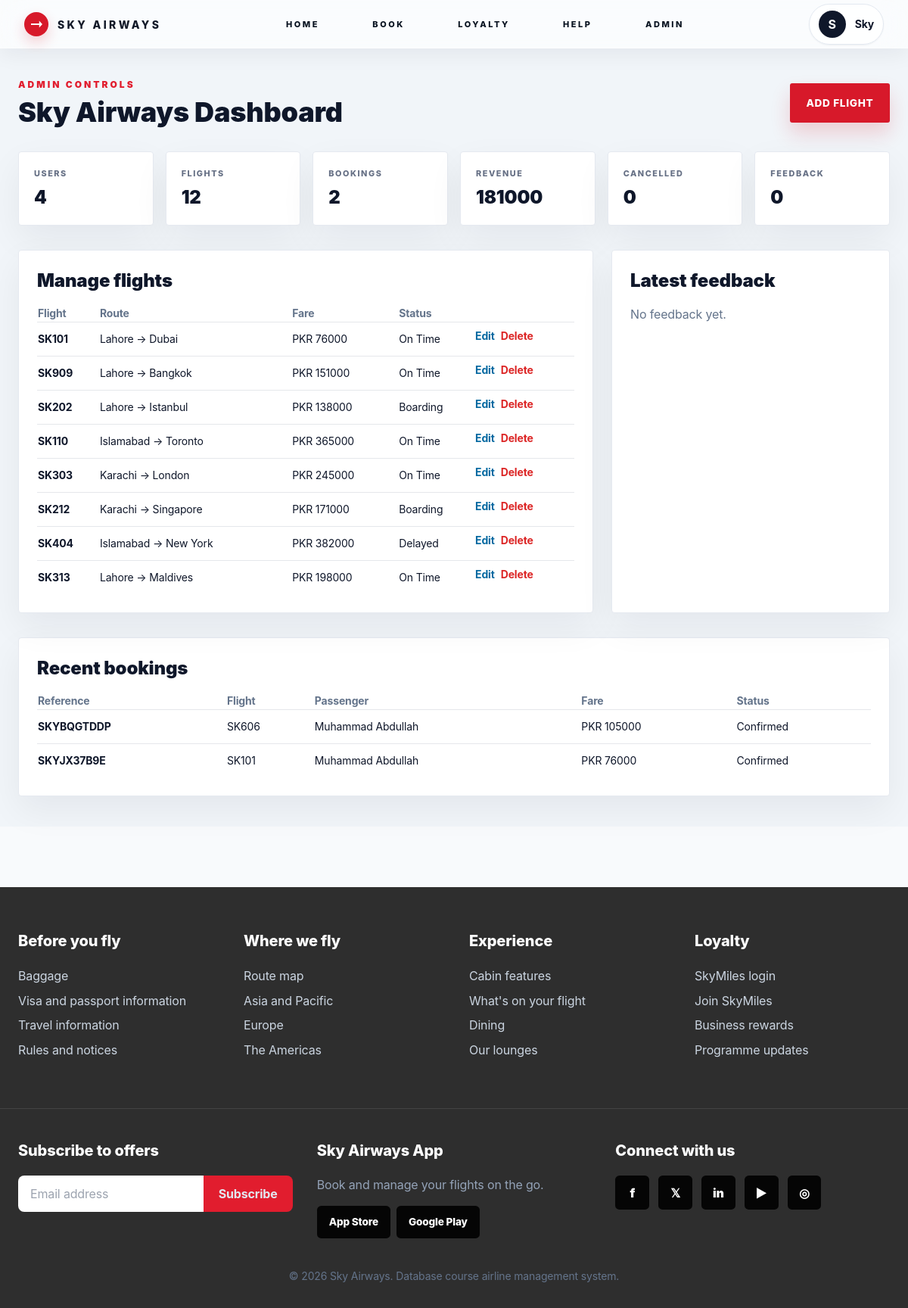
The page /admin (signed in) on the database its author committed.
### tables this page shows
CREATE TABLE users (
            id INTEGER PRIMARY KEY AUTOINCREMENT,
            full_name TEXT NOT NULL,
            username TEXT UNIQUE NOT NULL,
            email TEXT UNIQUE NOT NULL,
            phone TEXT,
            password_hash TEXT NOT NULL,
            country TEXT,
            date_of_birth TEXT,
            gender TEXT,
            role TEXT DEFAULT 'user',
            created_at TEXT DEFAULT CURRENT_TIMESTAMP
        );

CREATE TABLE flights (
            id INTEGER PRIMARY KEY AUTOINCREMENT,
            flight_number TEXT UNIQUE NOT NULL,
            departure_airport TEXT NOT NULL,
            arrival_airport TEXT NOT NULL,
            departure_city TEXT NOT NULL,
            arrival_city TEXT NOT NULL,
            departure_time TEXT NOT NULL,
            arrival_time TEXT NOT NULL,
            duration TEXT NOT NULL,
            aircraft_type TEXT NOT NULL,
            cabin_class TEXT NOT NULL,
            total_seats INTEGER NOT NULL,
            available_seats INTEGER NOT NULL,
            fare REAL NOT NULL,
            status TEXT DEFAULT 'On Time'
        );

CREATE TABLE bookings (
            id INTEGER PRIMARY KEY AUTOINCREMENT,
            user_id INTEGER NOT NULL,
            flight_id INTEGER NOT NULL,
            booking_reference TEXT UNIQUE NOT NULL,
            passenger_name TEXT NOT NULL,
            passport_or_cnic TEXT NOT NULL,
            nationality TEXT,
            phone TEXT,
            email TEXT,
            seat_number TEXT,
            cabin_class TEXT,
            fare REAL,
            booking_status TEXT DEFAULT 'Confirmed',
            payment_status TEXT DEFAULT 'Paid',
            check_in_status TEXT DEFAULT 'Not Checked In',
            created_at TEXT DEFAULT CURRENT_TIMESTAMP,
            FOREIGN KEY(user_id) REFERENCES users(id),
            FOREIGN KEY(flight_id) REFERENCES flights(id)
        );

### app.py (the view)
@app.route("/admin")
@admin_required
def admin_dashboard():
    stats = {
        "users": query("SELECT COUNT(*) c FROM users", one=True)["c"],
        "flights": query("SELECT COUNT(*) c FROM flights", one=True)["c"],
        "bookings": query("SELECT COUNT(*) c FROM bookings", one=True)["c"],
        "revenue": query("SELECT COALESCE(SUM(amount),0) c FROM payments", one=True)["c"],
        "cancelled": query("SELECT COUNT(*) c FROM bookings WHERE booking_status='Cancelled'", one=True)["c"],
        "feedback": query("SELECT COUNT(*) c FROM feedback", one=True)["c"],
    }
    flights = query("SELECT * FROM flights ORDER BY departure_time LIMIT 8")
    bookings = query("""SELECT b.*, f.flight_number FROM bookings b JOIN flights f ON b.flight_id=f.id ORDER BY b.created_at DESC LIMIT 8""")
    feedback_rows = query("""SELECT fb.*, u.full_name FROM feedback fb JOIN users u ON fb.user_id=u.id ORDER BY fb.created_at DESC LIMIT 5""")
    return render_template("admin.html", stats=stats, flights=flights, bookings=bookings, feedback_rows=feedback_rows)

### app.py (called while the page is built)
def get_db():
    if "db" not in g:
        g.db = sqlite3.connect(DB_PATH)
        g.db.row_factory = sqlite3.Row
    return g.db

def query(sql, args=(), one=False):
    cur = get_db().execute(sql, args)
    rows = cur.fetchall()
    cur.close()
    return (rows[0] if rows else None) if one else rows

def current_user():
    if session.get("user_id"):
        return query("SELECT * FROM users WHERE id = ?", (session["user_id"],), one=True)
    return None

@app.context_processor
def inject_globals():
    return {"user": current_user(), "airports": AIRPORTS, "now": datetime.now()}

def admin_required(view):
    @wraps(view)
    def wrapped(*args, **kwargs):
        user = current_user()
        if not user or user["role"] != "admin":
            flash("Admin access is required.", "error")
            return redirect(url_for("login", next=request.path))
        return view(*args, **kwargs)
    return wrapped

@app.before_request
def ensure_db():
    init_db()

### templates/admin.html (shortened to what this page needs)
{% extends 'base.html' %}
{% block content %}
<section class="py-10 px-6 bg-slate-100"><div class="max-w-7xl mx-auto"><div class="flex justify-between items-center gap-4"><div><p class="text-accent font-black uppercase tracking-[.25em] text-xs">Admin controls</p><h1 class="text-4xl font-black mt-2">Sky Airways Dashboard</h1></div><a class="btn-primary" href="{{ url_for('admin_add_flight') }}">Add Flight</a></div><div class="grid md:grid-cols-3 lg:grid-cols-6 gap-4 mt-8">{% for label,value in stats.items() %}<div class="premium-card p-5"><p class="label">{{ label }}</p><p class="text-2xl font-black mt-2">{{ '%.0f'|format(value) if label=='revenue' else value }}</p></div>{% endfor %}</div><div class="grid lg:grid-cols-3 gap-6 mt-8"><div class="lg:col-span-2 premium-card p-6 overflow-x-auto"><h2 class="text-2xl font-black mb-4">Manage flights</h2><table class="w-full text-sm"><thead><tr class="text-left text-slate-500"><th>Flight</th><th>Route</th><th>Fare</th><th>Status</th><th></th></tr></thead><tbody>{% for f in flights %}<tr class="border-t"><td class="py-3 font-bold">{{ f.flight_number }}</td><td>{{ f.departure_city }} → {{ f.arrival_city }}</td><td>PKR {{ '%.0f'|format(f.fare) }}</td><td>{{ f.status }}</td><td class="flex gap-2 py-2"><a class="text-sky-700 font-bold" href="{{ url_for('admin_edit_flight', flight_id=f.id) }}">Edit</a><form method="post" action="{{ url_for('admin_delete_flight', flight_id=f.id) }}"><button class="text-red-600 font-bold">Delete</button></form></td></tr>{% endfor %}</tbody></table></div><div class="premium-card p-6"><h2 class="text-2xl font-black mb-4">Latest feedback</h2>{% for fb in feedback_rows %}<div class="border-t py-3"><p class="font-bold">{{ fb.full_name }} · {{ fb.rating }}★</p><p class="text-slate-600 text-sm">{{ fb.message }}</p></div>{% else %}<p class="text-slate-500">No feedback yet.</p>{% endfor %}</div></div><div class="premium-card p-6 mt-8 overflow-x-auto"><h2 class="text-2xl font-black mb-4">Recent bookings</h2><table class="w-full text-sm"><thead><tr class="text-left text-slate-500"><th>Reference</th><th>Flight</th><th>Passenger</th><th>Fare</th><th>Status</th></tr></thead><tbody>{% for b in bookings %}<tr class="border-t"><td class="py-3 font-bold">{{ b.booking_reference }}</td><td>{{ b.flight_number }}</td><td>{{ b.passenger_name }}</td><td>PKR {{ '%.0f'|format(b.fare) }}</td><td>{{ b.booking_status }}</td></tr>{% endfor %}</tbody></table></div></div></section>
{% endblock %}

### templates/base.html (shortened to what this page needs)
<!doctype html>
<html lang="en" class="scroll-smooth">
<head>
  <script src="https://cdn.tailwindcss.com"></script>
  <link rel="stylesheet" href="{{ url_for('static', filename='css/app.css') }}">
</head>
<body class="font-display bg-slate-50 text-slate-900 min-h-screen">
  <nav class="site-nav fixed top-0 left-0 right-0 z-50">
    <div class="max-w-7xl mx-auto px-4 sm:px-6 lg:px-8 h-[64px] flex items-center justify-between">
      <a href="{{ url_for('home') }}" class="flex items-center gap-3 group">
        <span class="logo-mark group-hover:scale-105 transition"></span>
        <span class="brand-text">SKY AIRWAYS</span>
      </a>
      <div class="hidden md:flex items-center gap-10">
        <a class="nav-link" href="{{ url_for('home') }}">Home</a>
        <a class="nav-link" href="{{ url_for('book') }}">Book</a>
        <a class="nav-link" href="{{ url_for('loyalty') }}">Loyalty</a>
        <a class="nav-link" href="{{ url_for('help_page') }}">Help</a>
        {% if user and user.role == 'admin' %}<a class="nav-link" href="{{ url_for('admin_dashboard') }}">Admin</a>{% endif %}
      </div>
      <div class="flex items-center gap-3">
        {% if user %}
        <div class="relative group">
          <button class="flex items-center gap-3 rounded-full bg-white/80 border border-slate-200 px-3 py-2 shadow-sm hover:shadow-md transition">
            <span class="h-9 w-9 rounded-full bg-skybrand text-white grid place-items-center font-bold">{{ user.full_name[0] }}</span>
            <span class="hidden sm:block text-sm font-bold">{{ user.full_name.split()[0] }}</span>
          </button>
        </div>
        {% else %}
        <a href="{{ url_for('login') }}" class="hidden sm:inline-flex rounded-[3px] bg-skybrand text-white px-5 py-2.5 text-[11px] font-black tracking-widest uppercase hover:bg-accent transition shadow-md">Login / Sign Up</a>
        {% endif %}
      </div>
    </div>
  </nav>
  <main class="pt-[64px]">
    {% block content %}{% endblock %}
  </main>
  <footer class="bg-[#2e2e2e] text-slate-200 mt-20">
    <div class="max-w-7xl mx-auto px-6 py-14 grid md:grid-cols-4 gap-10 border-b border-white/10">
      <div><h3 class="footer-title">Before you fly</h3><p class="footer-link">Baggage</p><p class="footer-link">Visa and passport information</p><p class="footer-link">Travel information</p><p class="footer-link">Rules and notices</p></div>
      <div><h3 class="footer-title">Where we fly</h3><p class="footer-link">Route map</p><p class="footer-link">Asia and Pacific</p><p class="footer-link">Europe</p><p class="footer-link">The Americas</p></div>
      <div><h3 class="footer-title">Experience</h3><p class="footer-link">Cabin features</p><p class="footer-link">What's on your flight</p><p class="footer-link">Dining</p><p class="footer-link">Our lounges</p></div>
      <div><h3 class="footer-title">Loyalty</h3><p class="footer-link">SkyMiles login</p><p class="footer-link">Join SkyMiles</p><p class="footer-link">Business rewards</p><p class="footer-link">Programme updates</p></div>
    </div>
    <div class="max-w-7xl mx-auto px-6 py-10 grid md:grid-cols-3 gap-8">
      <div><h3 class="footer-title">Subscribe to offers</h3><div class="mt-4 flex"><input class="px-4 py-3 rounded-l-lg text-slate-900 w-full" placeholder="Email address"><button class="px-5 bg-accent rounded-r-lg font-bold">Subscribe</button></div></div>
      <div><h3 class="footer-title">Sky Airways App</h3><p class="text-slate-400 mt-3">Book and manage your flights on the go.</p><div class="mt-4 flex gap-2"><span class="app-badge">App Store</span><span class="app-badge">Google Play</span></div></div>
      <div><h3 class="footer-title">Connect with us</h3><div class="mt-4 flex gap-3"><span class="social">f</span><span class="social">𝕏</span><span class="social">in</span><span class="social">▶</span><span class="social">◎</span></div></div>
    </div>
    <p class="text-center text-slate-500 text-sm pb-8">© {{ now.year }} Sky Airways. Database course airline management system.</p>
  </footer>
</body>
</html>

### static/css/app.css (style rules this page uses)
:root { --navy:#07111f; --ink:#101624; --muted:#667085; --accent:#d7192a; --sky:#dff4ff; --line:#e6eaf0; }
* { box-sizing:border-box; }
html, body { font-family:'Manrope',ui-sans-serif,system-ui,-apple-system,BlinkMacSystemFont,'Segoe UI',sans-serif; color:var(--ink); background:#f6f8fb; }
body { letter-spacing:-.01em; }
.site-nav { height:64px; background:rgba(255,255,255,.34); backdrop-filter:blur(18px) saturate(140%); -webkit-backdrop-filter:blur(18px) saturate(140%); border-bottom:1px solid rgba(255,255,255,.38); box-shadow:0 8px 28px rgba(15,23,42,.06); }
.logo-mark { height:32px; width:32px; border-radius:50%; background:var(--accent); position:relative; box-shadow:0 8px 18px rgba(215,25,42,.20); }
.logo-mark:before { content:""; position:absolute; inset:9px 8px 9px 9px; background:#fff; clip-path:polygon(0 43%,72% 43%,72% 18%,100% 50%,72% 82%,72% 57%,0 57%); }
.brand-text { font-size:14px; letter-spacing:.24em; font-weight:800; color:#111827; }
.nav-link { position:relative; padding:.55rem .95rem; color:#07111f; transition:all .25s ease; font-size:11px; letter-spacing:.23em; font-weight:800; text-transform:uppercase; border-radius:10px; text-shadow:0 1px 10px rgba(255,255,255,.45); }
.nav-link:after { display:none; }
.btn-primary { display:inline-flex; align-items:center; justify-content:center; gap:.6rem; border-radius:3px; background:var(--accent); color:white; font-weight:800; padding:1rem 1.35rem; box-shadow:0 14px 26px rgba(215,25,42,.18); transition:.2s; text-transform:uppercase; letter-spacing:.05em; font-size:.85rem; }
.label { font-size:.68rem; font-weight:800; letter-spacing:.14em; text-transform:uppercase; color:#667085; margin-bottom:.35rem; display:block; }
.premium-card { background:white; border:1px solid #e5e9f0; border-radius:4px; box-shadow:0 18px 48px rgba(15,23,42,.06); transition:.22s; }
.footer-title { font-weight:800; font-size:1.25rem; color:white; margin-bottom:1.15rem; }
.footer-link { color:#cbd5e1; margin:.55rem 0; }
.app-badge { background:#050505; color:white; padding:.7rem 1rem; border-radius:.35rem; font-weight:800; font-size:.85rem; }
.social { background:#050505; color:white; height:2.8rem; width:2.8rem; border-radius:.35rem; display:grid; place-items:center; font-weight:900; }

### rows shown on the page
users: full_name "S", full_name "Sky"
flights: flight_number "SK101", departure_city "Lahore", arrival_city "Dubai", fare "76000", status "On Time"
flights: flight_number "SK909", departure_city "Lahore", arrival_city "Bangkok", fare "151000", status "On Time"
flights: flight_number "SK202", departure_city "Lahore", arrival_city "Istanbul", fare "138000", status "Boarding"
flights: flight_number "SK110", departure_city "Islamabad", arrival_city "Toronto", fare "365000", status "On Time"
flights: flight_number "SK303", departure_city "Karachi", arrival_city "London", fare "245000", status "On Time"
flights: flight_number "SK212", departure_city "Karachi", arrival_city "Singapore", fare "171000", status "Boarding"
flights: flight_number "SK404", departure_city "Islamabad", arrival_city "New York", fare "382000", status "Delayed"
flights: flight_number "SK313", departure_city "Lahore", arrival_city "Maldives", fare "198000", status "On Time"
bookings: booking_reference "SKYBQGTDDP", flight_number "SK606", passenger_name "Muhammad Abdullah", fare "105000", booking_status "Confirmed"
bookings: booking_reference "SKYJX37B9E", flight_number "SK101", passenger_name "Muhammad Abdullah", fare "76000", booking_status "Confirmed"

### other values the page prints
{{ label }} "USERS" "FLIGHTS" "BOOKINGS" "REVENUE" "CANCELLED" "FEEDBACK"
{{ '%.0f'|format(value) if label=='revenue' else value }} "4" "12" "2" "181000" "0" "0"
